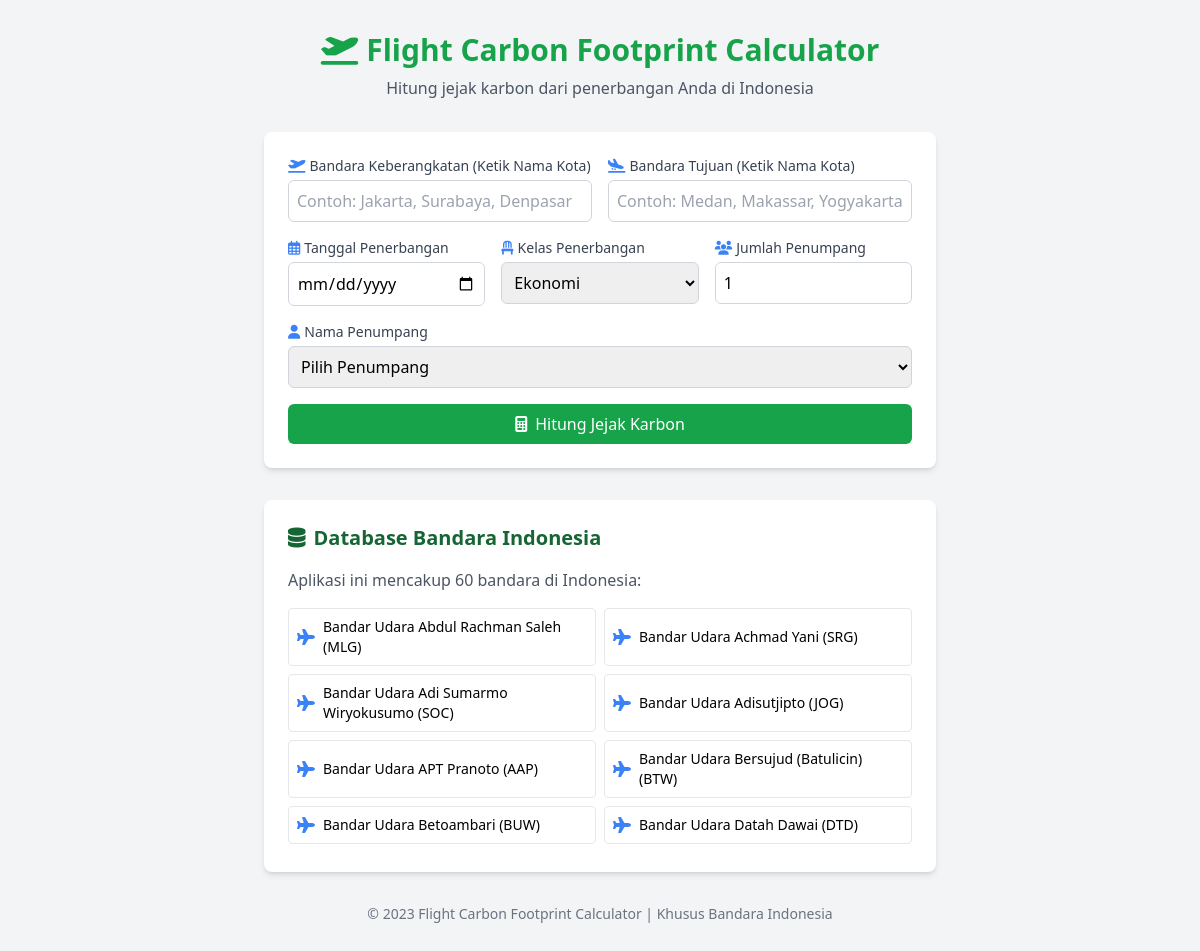
The page / on the database its author committed.
### tables this page shows
CREATE TABLE `airports` (
  `id` int(11) NOT NULL,
  `name` varchar(100) NOT NULL,
  `iata_code` varchar(3) NOT NULL,
  `city` varchar(50) NOT NULL,
  `latitude` decimal(10,8) NOT NULL,
  `longitude` decimal(11,8) NOT NULL
);

### index.php (the view, shortened to what this page needs)
<?php
$host = 'localhost';
$dbname = 'carbon_footprint';
$username = 'root';
$password = '';
try {
    $pdo = new PDO("mysql:host=$host;dbname=$dbname;charset=utf8", $username, $password);
    $pdo->setAttribute(PDO::ATTR_ERRMODE, PDO::ERRMODE_EXCEPTION);
} catch (PDOException $e) {
    die("Koneksi database gagal: " . $e->getMessage());
}
function getAirports($pdo) {
    $stmt = $pdo->query("SELECT * FROM airports ORDER BY name");
    return $stmt->fetchAll(PDO::FETCH_ASSOC);
}
$airports = getAirports($pdo);
?>
<!DOCTYPE html>
<html lang="id">
<head>
    <script src="https://cdn.tailwindcss.com"></script>
    <link rel="stylesheet" href="https://cdnjs.cloudflare.com/ajax/libs/font-awesome/6.4.0/css/all.min.css">
</head>
<body class="bg-gray-100 min-h-screen">
    <div class="container mx-auto px-4 py-8">
        <h1 class="text-3xl font-bold text-center text-green-600 mb-2">
            <i class="fas fa-plane-departure mr-2"></i>Flight Carbon Footprint Calculator
        </h1>
        <p class="text-center text-gray-600 mb-8">Hitung jejak karbon dari penerbangan Anda di Indonesia</p>
        <div class="max-w-2xl mx-auto bg-white rounded-lg shadow-md p-6 mb-8">
            <form method="POST" class="space-y-4">
            <div class="grid grid-cols-1 md:grid-cols-2 gap-4">
    <div>
        <label for="departure" class="block text-sm font-medium text-gray-700">
            <i class="fas fa-plane-departure mr-1 text-blue-500"></i>Bandara Keberangkatan (Ketik Nama Kota)
        </label>
        <input type="text" id="departureInput" name="departure"
            value="<?= $_POST['departure'] ?? '' ?>"
            placeholder="Contoh: Jakarta, Surabaya, Denpasar"
            class="mt-1 block w-full p-2 border border-gray-300 rounded-md focus:ring-green-500 focus:border-green-500"
            autocomplete="off">
    </div>
    <div>
        <label for="arrival" class="block text-sm font-medium text-gray-700">
            <i class="fas fa-plane-arrival mr-1 text-blue-500"></i>Bandara Tujuan (Ketik Nama Kota)
        </label>
        <input type="text" id="arrivalInput" name="arrival"
            value="<?= $_POST['arrival'] ?? '' ?>"
            placeholder="Contoh: Medan, Makassar, Yogyakarta"
            class="mt-1 block w-full p-2 border border-gray-300 rounded-md focus:ring-green-500 focus:border-green-500"
            autocomplete="off">
    </div>
</div>
                <div class="grid grid-cols-1 md:grid-cols-3 gap-4">
                    <div>
                        <label for="date" class="block text-sm font-medium text-gray-700">
                            <i class="far fa-calendar-alt mr-1 text-blue-500"></i>Tanggal Penerbangan
                        </label>
                        <input type="date" id="date" name="date" value="<?= $_POST['date'] ?? '' ?>" required class="mt-1 block w-full p-2 border border-gray-300 rounded-md focus:ring-green-500 focus:border-green-500">
                    </div>
                    <div>
                        <label for="class" class="block text-sm font-medium text-gray-700">
                            <i class="fas fa-chair mr-1 text-blue-500"></i>Kelas Penerbangan
                        </label>
                        <select id="class" name="class" class="mt-1 block w-full p-2 border border-gray-300 rounded-md focus:ring-green-500 focus:border-green-500">
                            <option value="economy" <?= isset($_POST['class']) && $_POST['class'] === 'economy' ? 'selected' : '' ?>>Ekonomi</option>
                        </select>
                    </div>
                    <div>
                        <label for="passengers" class="block text-sm font-medium text-gray-700">
                            <i class="fas fa-users mr-1 text-blue-500"></i>Jumlah Penumpang
                        </label>
                        <input type="number" id="passengers" name="passengers" min="1" value="<?= $_POST['passengers'] ?? 1 ?>" class="mt-1 block w-full p-2 border border-gray-300 rounded-md focus:ring-green-500 focus:border-green-500">
                    </div>
                </div>
                <div>
                        <label for="passenger" class="block text-sm font-medium text-gray-700">
                            <i class="fas fa-user mr-1 text-blue-500"></i>Nama Penumpang
                        </label>
                        <select id="passenger" name="passenger" required
                            class="mt-1 block w-full p-2 border border-gray-300 rounded-md focus:ring-green-500 focus:border-green-500">
                            <option value="">Pilih Penumpang</option>
                        </select>
                    </div>
                <div>
                    <button type="submit" class="w-full bg-green-600 text-white py-2 px-4 rounded-md hover:bg-green-700 focus:outline-none focus:ring-2 focus:ring-green-500 focus:ring-offset-2 transition duration-200">
                        <i class="fas fa-calculator mr-2"></i>Hitung Jejak Karbon
                    </button>
                </div>
            </form>
        </div>
        <div class="max-w-2xl mx-auto bg-white rounded-lg shadow-md p-6">
            <h2 class="text-xl font-semibold text-green-800 mb-4">
                <i class="fas fa-database mr-2"></i>Database Bandara Indonesia
            </h2>
            <p class="text-gray-600 mb-4">Aplikasi ini mencakup <?= count($airports) ?> bandara di Indonesia:</p>
            <div class="grid grid-cols-1 md:grid-cols-2 gap-2 max-h-60 overflow-y-auto">
                <?php foreach ($airports as $airport): ?>
                    <div class="flex items-center p-2 border rounded">
                        <i class="fas fa-plane mr-2 text-blue-500"></i>
                        <span class="text-sm"><?= $airport['name'] ?> (<?= $airport['iata_code'] ?>)</span>
                    </div>
                <?php endforeach; ?>
            </div>
        </div>
        <div class="mt-8 text-center text-sm text-gray-500">
            <p>© 2023 Flight Carbon Footprint Calculator | Khusus Bandara Indonesia</p>
        </div>
    </div>
</body>
</html>

### rows shown on the page
airports: name "Bandar Udara Abdul Rachman Saleh", iata_code "MLG"
airports: name "Bandar Udara Achmad Yani", iata_code "SRG"
airports: name "Bandar Udara Adi Sumarmo Wiryokusumo", iata_code "SOC"
airports: name "Bandar Udara Adisutjipto", iata_code "JOG"
airports: name "Bandar Udara APT Pranoto", iata_code "AAP"
airports: name "Bandar Udara Bersujud (Batulicin)", iata_code "BTW"
airports: name "Bandar Udara Betoambari", iata_code "BUW"
airports: name "Bandar Udara Datah Dawai", iata_code "DTD"

### other values the page prints
count($airports) "60"
